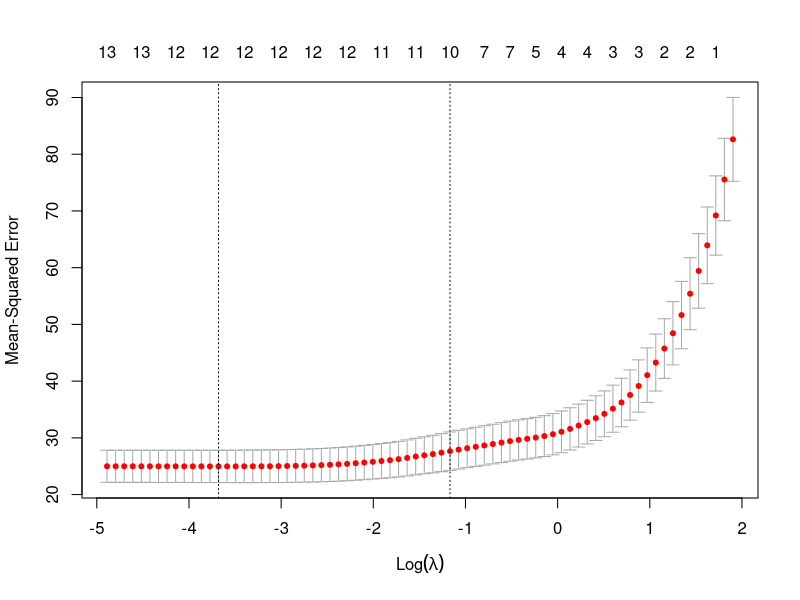

Write R code to recreate this figure.
# install.packages("MASS")
library(MASS)
str(Boston)
head(Boston)
#Split the data into training
set.seed(123)

trainIdx <- sample(1:nrow(Boston), round(0.7 * nrow(Boston))) #The rows we will use to train the model
boston.test <- Boston[-trainIdx,"medv"] #The actual value for the testing datathat we will attempt to predict

library(glmnet)
x <- data.matrix(Boston[, -ncol(Boston)])
y <- Boston$medv

#Use cross-validation to select the value for 
cvfit <- cv.glmnet(x[trainIdx, ], y[trainIdx])
plot(cvfit)

#Inspect comuted coefficients for lambda.min and lambda.1se.
coef(cvfit, s = "lambda.1se")
coef(cvfit, s = "lambda.min")

#Compute the predictions for the test dataset the two choices of the tuning
#parameter, `lambda.min` and `lambda.1se`.#Evaluate the MSE for each.
preds <- predict(cvfit, newx = x[-trainIdx, ], s = c(cvfit$lambda.min, cvfit$lambda.1se))
(MSE.lambda.min <- mean((preds[, 1] - boston.test)^2))
(MSE.lambda.1se <- mean((preds[, 2] - boston.test)^2))

